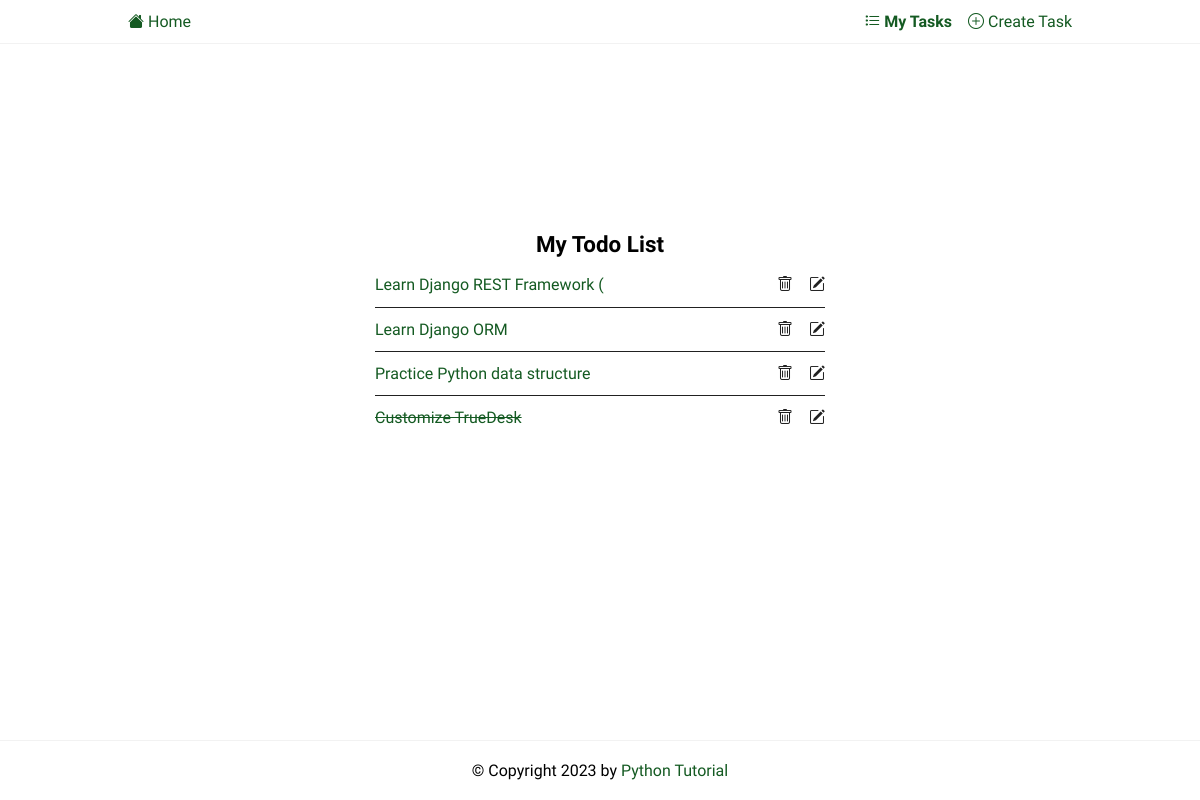
/tasks/, run on the app's committed database.
### todo/models.py (models this page shows, shortened)
class Task(models.Model):
    title = models.CharField(max_length=255)
    description = models.TextField(null=True, blank=True)
    completed = models.BooleanField(default=False)
    created_at = models.DateTimeField(auto_now_add=True)
    user = models.ForeignKey(User,on_delete=models.CASCADE, null=True, blank=True)
    class Meta:
        ordering = ['completed']

### todo/views.py (the view)
# urls.py: path('tasks/', TaskList.as_view(), name= 'tasks'),
class TaskList(ListView):
    model = Task
    context_object_name  ='tasks'

### todo/templates/todo/task_list.html
{%extends 'base.html'%}
{%block content%}
<div class="center">
	<h2>My Todo List</h2>
	{% if tasks %}
	<ul class="tasks">
		{% for task in tasks %}
			<li><a href="{% url 'task' task.id %}" class="{% if task.completed%}completed{%endif%}">{{ task.title }}</a>
				 <div  class="task-controls">
                    <a href="{%url 'task-delete' task.id %}"><i class="bi bi-trash"></i> </a>
					<a href="{%url 'task-update' task.id %}"><i class="bi bi-pencil-square"></i></a>
		         </div>
		    </li>
		{% endfor %}
	{% else %}
		<p>🎉 Yay, you have no pending tasks! <a href="{%url 'task-create'%}">Create Task</a></p>
	{% endif %}
	</ul>
</div>
{%endblock content%}

### templates/base.html (shortened to what this page needs)
{%load static %}
<!DOCTYPE html>
<html lang="en">
    <head>
        <link rel="stylesheet" href="{% static 'css/style.css' %}" />
    </head>
    <body>
        <header class="header">
            <div class="container">
                <nav class="nav">
                	<a href="{% url 'home'%}"><i class="bi bi-house-fill"></i> Home</a>
                	<a href="{% url 'tasks' %}"><i class="bi bi-list-task"></i> My Tasks</a>
                	<a href="{% url 'task-create' %}"><i class="bi bi-plus-circle"></i> Create Task</a>
                </nav>
            </div>
        </header>
        <main>
            <div class="container">
             {%block content %}
             {%endblock content%}
            </div>
        </main>
        <footer class="footer">
            <div class="container">
               <p>© Copyright {% now "Y" %} by <a href="https://www.pythontutorial.net">Python Tutorial</a></p>
            </div>
        </footer>
    </body>
</html>

### static/css/style.css (style rules this page uses)
:root { --color-primary: #145a22; --color-secondary: #86b7fe; --color-light: #f2f2f2; --color-gray: #ced4da; --color-dark: #212121; --color-white: #ffffff; --color-error: #e2442f; --color-warning: #ffc900; --color-info: #02a2b9; --color-success: #1ba345; --color-input: #00d1b2; --border-radius: 5px; }
* { margin: 0; padding: 0; box-sizing: border-box; text-rendering: optimizeLegibility; }
html, body { height: 100%; }
body { font-family: 'Dosis', sans-serif; font-size: 1rem; line-height: 1.7; display: flex; flex-direction: column; }
h2 { font-size: 1.4rem; }
a { color: var(--color-primary); text-decoration: none; }
.container { max-width: 960px; margin: 0 auto; padding: 0.5rem; }
.header { border-bottom: solid 1px var(--color-light); }
.header .container { display: flex; align-items: center; gap:1rem; }
.nav { display:flex; gap:1rem; align-items: center; justify-content: center; flex-basis: 100%; }
.nav a:nth-last-child(2) { margin-left: auto; font-weight: bold; }
.tasks { list-style: none; width: 100%; max-width: 450px; }
.tasks li { display: flex; justify-content: space-between; align-items: center; width: 100%; border-bottom: solid 1px var(--color-dark); padding: 0.5rem 0; }
.tasks li:last-of-type { border-bottom: none; }
.task-controls { display: flex; justify-content: space-between; gap: 1rem; }
.task-controls a { color: var(--color-dark); }
.completed { text-decoration: line-through; }
.footer p { text-align: center; }
.footer { margin-top: auto; padding: 0.5rem 0; border-top: solid 1px var(--color-light); }
.center { display: flex; flex-direction: column; align-items: center; justify-content: center; min-height: 70vh; }

### data on the page
Task: title "Learn Django REST Framework ("
Task: title "Learn Django ORM"
Task: title "Practice Python data structure"
Task: title "Customize TrueDesk"
